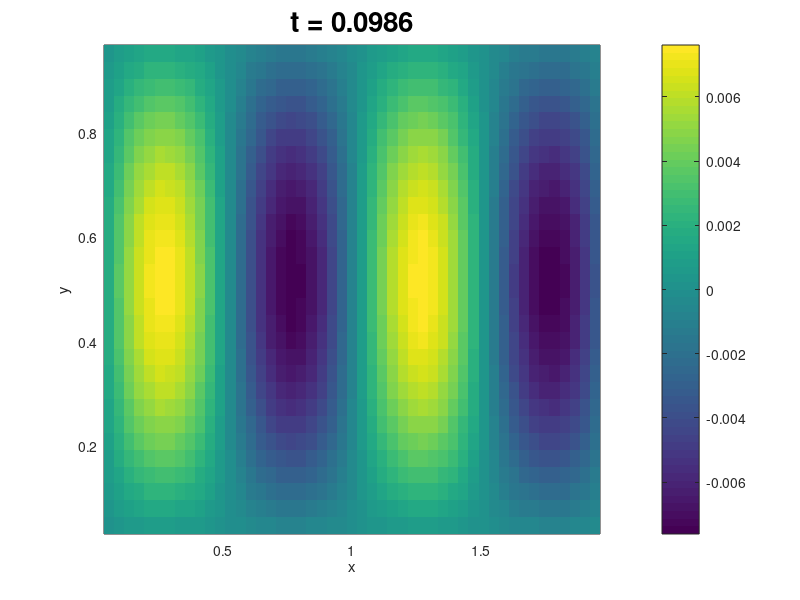

Source code (MATLAB):
% Compute error on a known soln: use for "convergence study"

%% Grid for periodic boundary conditions
%Nx = 64;  hx = 2/Nx;  x1 = (hx:hx:2)';
%Ny = 32;  hy = 1/Ny;  y1 = (hy:hy:1)';

%% Grid for non-periodic case
% double Nx,Ny, observe change in error
Nx = 50;  hx = 2/(Nx+1);  x1 = (hx:hx:2-hx)';
Ny = 30;  hy = 1/(Ny+1);  y1 = (hy:hy:1-hy)';

%% form a 2D grid
% then "stretch" it into 2 vectors for x and y
[xx,yy] = meshgrid(x1,y1);
x = xx(:); y = yy(:);


%% Initial condition
%u = double( ...
%    (abs(x-.5)<.4 & abs(y-.5)<.07) | (abs(x-.5)<.07 & abs(y-.5)<.4));
uexactf = @(x,y,t) exp(-5*pi^2*t) .* sin(2*pi*x) .* sin(1*pi*y);
u = uexactf(x,y,0);

e = ones(Nx,1);
Dx = spdiags([e  -2*e  e], [-1 0 1], Nx, Nx);
%Dx(1,end) = 1;  Dx(end,1) = 1;  % periodic BCs
Dx = 1/hx^2 * Dx;
Ix = speye(size(Dx));

e = ones(Ny,1);
Dy = spdiags([e  -2*e  e], [-1 0 1], Ny, Ny);
%Dy(1,end) = 1;  Dy(end,1) = 1;  % periodic BCs
Dy = 1/hy^2 * Dy;
Iy = speye(size(Dy));

%% Kronecker products to build 2D operators
% meshgrid order (correct thing here is dependent on the ordering
% chosen by meshgrid and (:))
Dxx = kron(Dx, Iy);
Dyy = kron(Ix, Dy);

% if you use ndgrid (instead of meshgrid)
%Dxx = kron(Iy, Dx);
%Dyy = kron(Dy, Ix);

L = Dxx + Dyy;

I = speye(size(L));

figure(1); clf;
spy(L)
disp('paused'); pause

%k = 0.1*min(hx,hy);
k = 0.25*min(hx^2,hy^2);
% Time-stepping:
Tf = 0.1;
% adjust either final time or time-step to have integer steps
numsteps = ceil(Tf / k);
%k = Tf / numsteps
Tf = k*numsteps;

A = I - k*L;

for n = 1:numsteps
  if mod(n, 10) == 0
    uu = reshape(u,size(xx));
    pcolor(xx,yy,uu);
    shading flat
    colorbar
    %surf(xx,yy,uu);
    title(sprintf('t = %6.4f',t), 'fontsize',20)
    xlabel('x'); ylabel('y');
    drawnow();
    %disp('paused'); pause
  end
  t = n*k;
  u = u + k * (L*u);  % forward Euler
  %u = A \ u;   % backward Euler

  % compute error
  err = norm(u - uexactf(x,y,t),inf)
end
